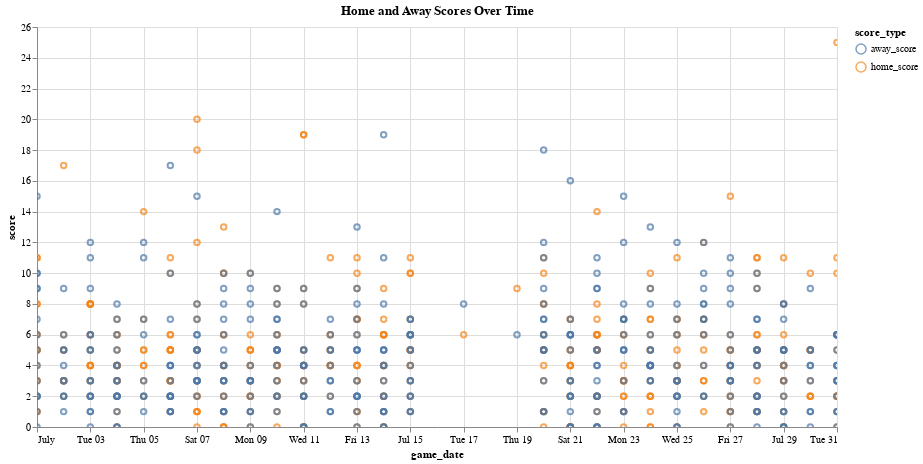

Notebook code cell kept with this figure:
### Code cell
# Fetch the schedule data for a specific date range
sched = statsapi.schedule(start_date='07/01/2018', end_date='07/31/2018')

# Convert the list of dictionaries to a pandas DataFrame
df = pd.DataFrame(sched)

# Filter out rows with missing data in 'home_score' or 'away_score'
df = df[['game_date', 'home_score', 'away_score']].dropna()

# Convert 'game_date' to datetime for better handling in the plot
df['game_date'] = pd.to_datetime(df['game_date'])

# Melt the DataFrame to have a long format for easier plotting
df_melted = df.melt(id_vars='game_date', var_name='score_type', value_name='score')

# Create Altair chart for home_score and away_score scatter plots with lines
scatter_plot = alt.Chart(df_melted).mark_point(point=True).encode(
    x='game_date:T',
    y='score:Q',
    color='score_type:N',
    tooltip=['game_date:T', 'score_type:N', 'score:Q']
).properties(
    width=800,
    height=400,
    title='Home and Away Scores Over Time'
).interactive()

# Display the chart
scatter_plot

### Figure 1 — Vega-Lite specification as saved in the notebook (floating-point values rounded to 4 significant figures; data arrays with more than 128 entries replaced by an {"elided": "..."} marker saying what was removed)
{"config": {"view": {"continuousWidth": 300, "continuousHeight": 300}}, "data": {"name": "data-2e1eb94dfe3ffec84c53ff5f134075c4"}, "mark": {"type": "point", "point": true}, "encoding": {"color": {"field": "score_type", "type": "nominal"}, "tooltip": [{"field": "game_date", "type": "temporal"}, {"field": "score_type", "type": "nominal"}, {"field": "score", "type": "quantitative"}], "x": {"field": "game_date", "type": "temporal"}, "y": {"field": "score", "type": "quantitative"}}, "height": 400, "params": [{"name": "param_2", "select": {"type": "interval", "encodings": ["x", "y"]}, "bind": "scales"}], "title": "Home and Away Scores Over Time", "width": 800, "$schema": "https://vega.github.io/schema/vega-lite/v5.17.0.json", "datasets": {"data-2e1eb94dfe3ffec84c53ff5f134075c4": {"elided": "758 records"}}}
